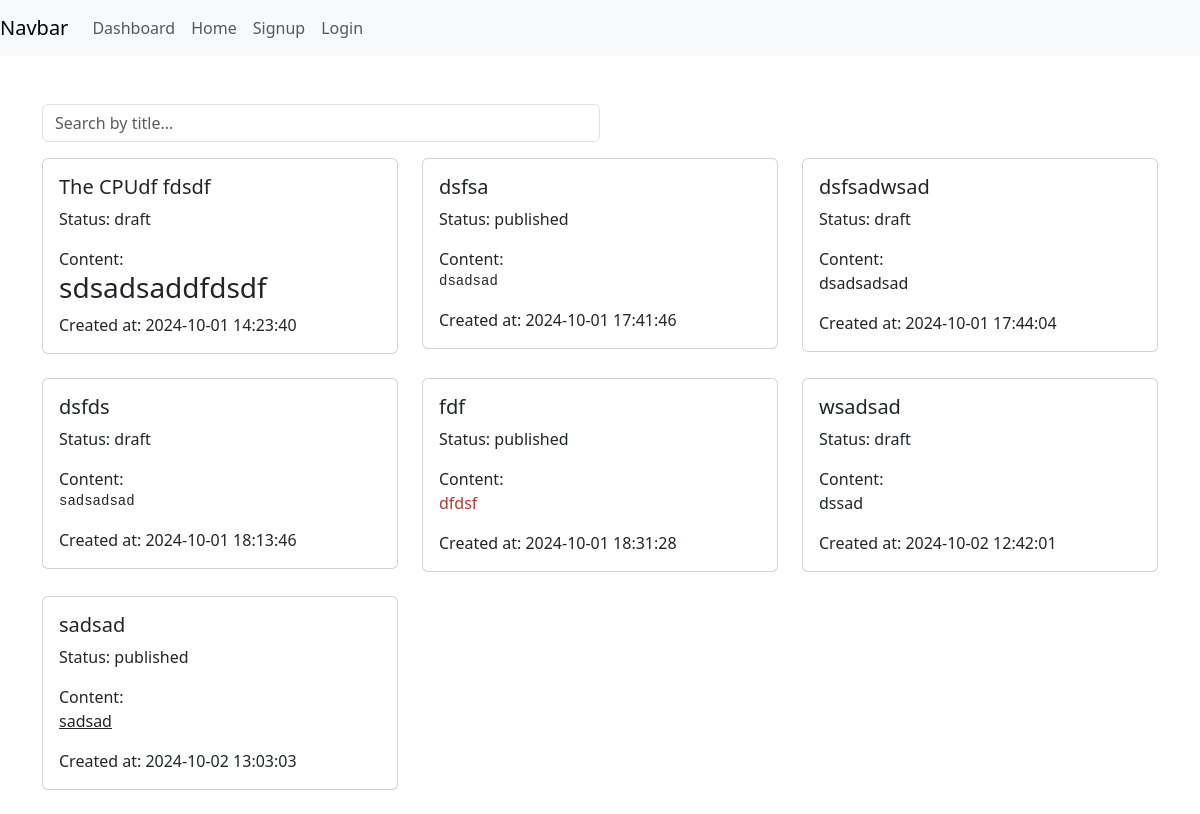
The page / on the database its author committed.
### tables this page shows
CREATE TABLE `posts` (
  `id` int NOT NULL,
  `user_id` int DEFAULT NULL,
  `title` varchar(255) NOT NULL,
  `content` text NOT NULL,
  `tags` varchar(255) DEFAULT NULL,
  `status` enum('draft','published') DEFAULT 'draft',
  `created_at` timestamp NULL DEFAULT CURRENT_TIMESTAMP,
  `updated_at` timestamp NULL DEFAULT CURRENT_TIMESTAMP ON UPDATE CURRENT_TIMESTAMP
);

### index.php (the view, shortened to what this page needs)
<?php
require 'conn.php';
$sql = "SELECT * FROM posts ";
$stmt = $conn->prepare($sql);
$stmt->execute();
$result = $stmt->get_result();
?>
<!DOCTYPE html>
<html lang="en">
<head>
    <link href="https://cdn.jsdelivr.net/npm/bootstrap@5.3.0-alpha1/dist/css/bootstrap.min.css" rel="stylesheet">
    <link href="https://cdnjs.cloudflare.com/ajax/libs/font-awesome/6.0.0-beta3/css/all.min.css" rel="stylesheet">
</head>
<body>
<nav class="navbar navbar-expand-lg navbar-light bg-light">
  <a class="navbar-brand" href="#">Navbar</a>
  <div class="collapse navbar-collapse" id="navbarNav">
    <ul class="navbar-nav">
    <li class="nav-item active">
        <a class="nav-link" href="dash.php">Dashboard <span class="sr-only">(current)</span></a>
      </li>
       <?php if(!isset( $_SESSION['username'])): ?>
      <li class="nav-item active">
        <a class="nav-link" href="#">Home <span class="sr-only">(current)</span></a>
      </li>
      <li class="nav-item">
        <a class="nav-link" href="auth/signup.php">Signup</a>
      </li>
      <li class="nav-item">
        <a class="nav-link" href="auth/login.php">Login</a>
      </li>
     <?php else :?>
        <li class="nav-item">
        <a class="nav-link" href="auth/logout.php">Logout</a>
      </li>
      <?php endif; ?>
    </ul>
  </div>
</nav>
<div class="container mt-5">
<input type="text" id="searchBar" class="form-control w-50" placeholder="Search by title...">
    <div class="row mt-3" id="postsContainer">
        <?php if ($result->num_rows > 0): ?>
            <?php while ($row = $result->fetch_assoc()): ?>
                <div class="col-md-4 mb-4">
                    <div class="card">
                        <div class="card-body">
                            <h5 class="card-title"><?php echo htmlspecialchars($row['title']); ?></h5>
                            <p class="card-text">Status: <?php echo htmlspecialchars($row['status']); ?></p>
                            <div class="card-text">Content: <?php echo (html_entity_decode($row['content'])); ?></div>
                            <p class="card-text">Created at: <?php echo htmlspecialchars($row['created_at']); ?></p>
                        </div>
                    </div>
                </div>
            <?php endwhile; ?>
    </div>
    <?php endif; ?>
</div>
</body>
</html>

### rows shown on the page
posts: title "The CPUdf fdsdf", status "draft", content "sdsadsaddfdsdf", created_at "2024-10-01 14:23:40"
posts: title "dsfsa", status "published", content "dsadsad", created_at "2024-10-01 17:41:46"
posts: title "dsfsadwsad", status "draft", content "dsadsadsad", created_at "2024-10-01 17:44:04"
posts: title "dsfds", status "draft", content "sadsadsad", created_at "2024-10-01 18:13:46"
posts: title "fdf", status "published", content "dfdsf", created_at "2024-10-01 18:31:28"
posts: title "wsadsad", status "draft", content "dssad", created_at "2024-10-02 12:42:01"
posts: title "sadsad", status "published", content "sadsad", created_at "2024-10-02 13:03:03"
